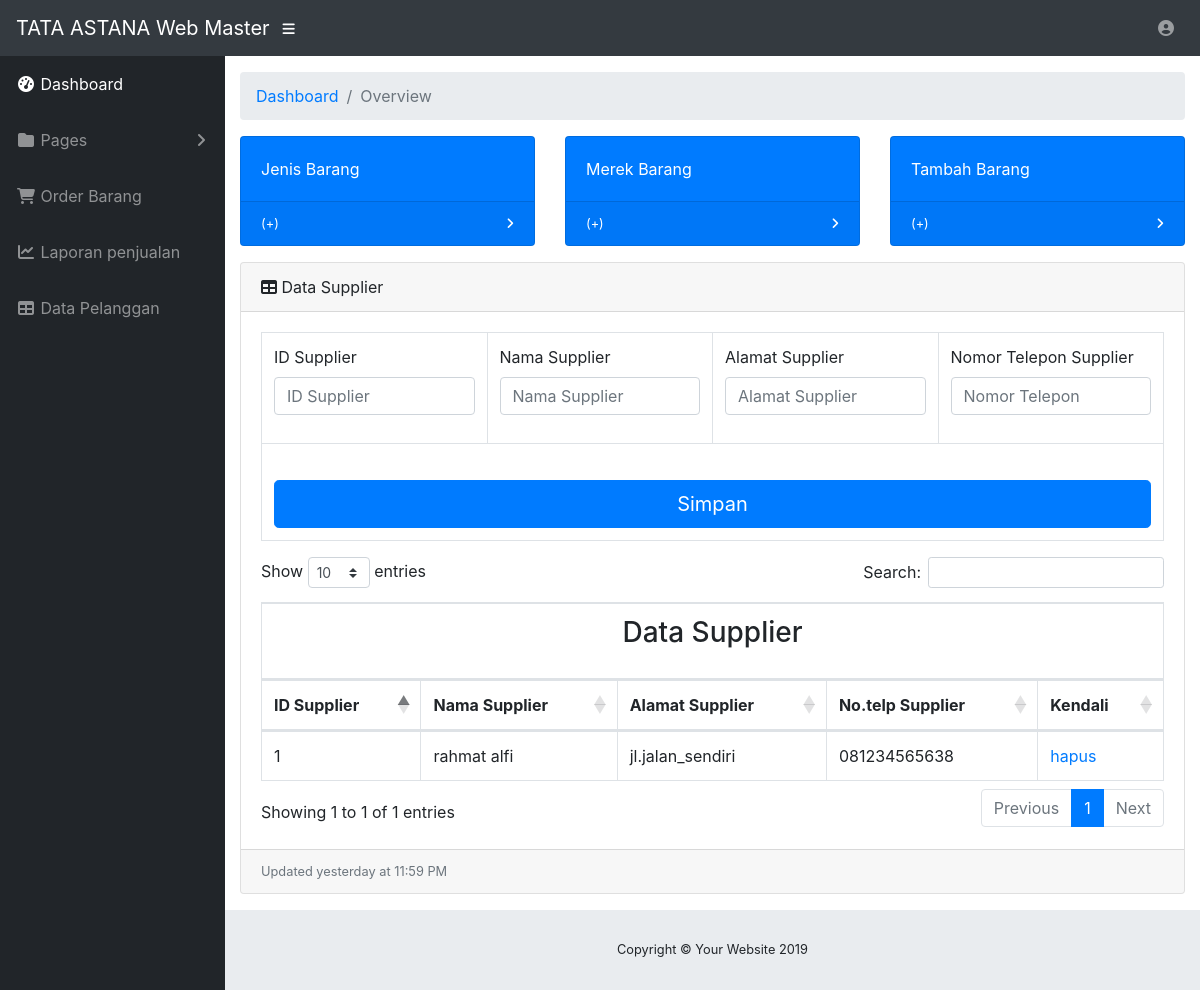
The page /tatamaster/supplier.php on the database its author committed.
### tables this page shows
CREATE TABLE `supplier` (
  `id_sup` int(11) NOT NULL,
  `nama_sup` varchar(80) NOT NULL,
  `alamat_sup` varchar(225) NOT NULL,
  `no_telp_sup` varchar(13) NOT NULL
);

### tatamaster/supplier.php (the view, shortened to what this page needs)
<!DOCTYPE html>
<html lang="en">
<head>
  <link href="vendor/fontawesome-free/css/all.min.css" rel="stylesheet" type="text/css">
  <link href="vendor/datatables/dataTables.bootstrap4.css" rel="stylesheet">
  <link href="css/sb-admin.css" rel="stylesheet">
</head>
<body id="page-top">
  <nav class="navbar navbar-expand navbar-dark bg-dark static-top">
    <a class="navbar-brand mr-1" href="dashboard.php">TATA ASTANA Web Master</a>
    <button class="btn btn-link btn-sm text-white order-1 order-sm-0" id="sidebarToggle" href="#">
      <i class="fas fa-bars"></i>
    </button>
    <ul class="navbar-nav ml-auto ml-md-0">
      <li class="nav-item dropdown no-arrow">
        <a class="nav-link dropdown-toggle" href="#" id="userDropdown" role="button" data-toggle="dropdown" aria-haspopup="true" aria-expanded="false">
          <i class="fas fa-user-circle fa-fw"></i>
        </a>
      </li>
    </ul>
  </nav>
  <div id="wrapper">
<?php include 'sidebar.php'; ?>
    <div id="content-wrapper">
      <div class="container-fluid">
        <ol class="breadcrumb">
          <li class="breadcrumb-item">
            <a href="dashboard.php">Dashboard</a>
          </li>
          <li class="breadcrumb-item active">Overview</li>
        </ol>
        <div class="row">
          <div class="col-xl-4 col-sm-6 mb-3">
            <div class="card text-white bg-primary o-hidden h-100">
              <div class="card-body">
                <div class="mr-5">Jenis Barang</div>
              </div>
              <a class="card-footer text-white clearfix small z-1" href="jenis.php">
                <span class="float-left">(+)</span>
                <span class="float-right">
                  <i class="fas fa-angle-right"></i>
                </span>
              </a>
            </div>
          </div>
          <div class="col-xl-4 col-sm-6 mb-3">
            <div class="card text-white bg-primary o-hidden h-100">
              <div class="card-body">
                <div class="mr-5">Merek Barang</div>
              </div>
              <a class="card-footer text-white clearfix small z-1" href="merek.php">
                <span class="float-left">(+)</span>
                <span class="float-right">
                  <i class="fas fa-angle-right"></i>
                </span>
              </a>
            </div>
          </div>
          <div class="col-xl-4 col-sm-6 mb-3">
            <div class="card text-white bg-primary o-hidden h-100">
              <div class="card-body">
                <div class="mr-5">Tambah Barang</div>
              </div>
              <a class="card-footer text-white clearfix small z-1" href="tambah.php">
                <span class="float-left">(+)</span>
                <span class="float-right">
                  <i class="fas fa-angle-right"></i>
                </span>
              </a>
            </div>
          </div>
        </div>
        <div class="card mb-3">
          <div class="card-header">
            <i class="fas fa-table"></i>
            Data Supplier</div>
          <div class="card-body">
		  <form method="POST" action="supplier.php">
            <div class="table-responsive">
              <table class="table table-bordered" id="formjenis" width="100%" cellspacing="0">
                <tbody>
				<tr>
				  <td>
					<div class="form-group">
					<label for="Inputidmrk">ID Supplier</label>
					<input type="text" class="form-control" id="idsup" name="idsup" placeholder="ID Supplier">
					</div>
				  </td>
				  <td>
					<div class="form-group">
					<label for="Inputnmmrk">Nama Supplier</label>
					<input type="text" class="form-control" id="nmsup" name="nmsup" placeholder="Nama Supplier">
					</div>
				  </td>
				  <td>
					<div class="form-group">
					<label for="Inputnmmrk">Alamat Supplier</label>
					<input type="text" class="form-control" id="almtsup" name="almtsup" placeholder="Alamat Supplier">
					</div>
				  </td>
				  <td>
					<div class="form-group">
					<label for="Inputnmmrk">Nomor Telepon Supplier</label>
					<input type="text" class="form-control" id="telpsup" name="telpsup" placeholder="Nomor Telepon">
					</div>
				  </td>
				</tr>
				<tr>
				  <td colspan="4">
					<button type="submit" class="btn btn-primary btn-lg btn-block" name="smpnsup">Simpan</button>
				  </td>
				</tr>
                </tbody>
              </table>
			  <table class="table table-bordered" id="dataTable" width="100%" cellspacing="0">
				<thead>
				<tr>
				  <tr>
					<th scope="col" colspan="5"><h3><p class="text-center">Data Supplier</p></h3></th>
				  </tr>
				  <th scope="col">ID Supplier</th>
				  <th scope="col">Nama Supplier</th>
				  <th scope="col">Alamat Supplier</th>
				  <th scope="col">No.telp Supplier</th>
				  <th scope="col">Kendali</th>
				</tr>
				</thead>
				<tbody>
				<?php
				$rs=mysqli_query($conn,"Select * from supplier order by id_sup");
				while($row=mysqli_fetch_array($rs)){
					echo "<tr>";
						echo "<td>".$row['id_sup']."</td>";
						echo "<td>".$row['nama_sup']."</td>";
						echo "<td>".$row['alamat_sup']."</td>";
						echo "<td>".$row['no_telp_sup']."</td>";
						echo "<td><a href='hpssup.php?id=".$row['id_sup']."'>hapus</a>
							  </td>";
					echo "</tr>";
				}?>
				</tbody>
			  </table>
            </div>
		  </form>
          </div>
          <div class="card-footer small text-muted">Updated yesterday at 11:59 PM</div>
        </div>
      </div>
      <footer class="sticky-footer">
        <div class="container my-auto">
          <div class="copyright text-center my-auto">
            <span>Copyright © Your Website 2019</span>
          </div>
        </div>
      </footer>
    </div>
  </div>
</body>
</html>

### rows shown on the page
supplier: id_sup "1", nama_sup "rahmat alfi", alamat_sup "jl.jalan_sendiri", no_telp_sup "081234565638"
